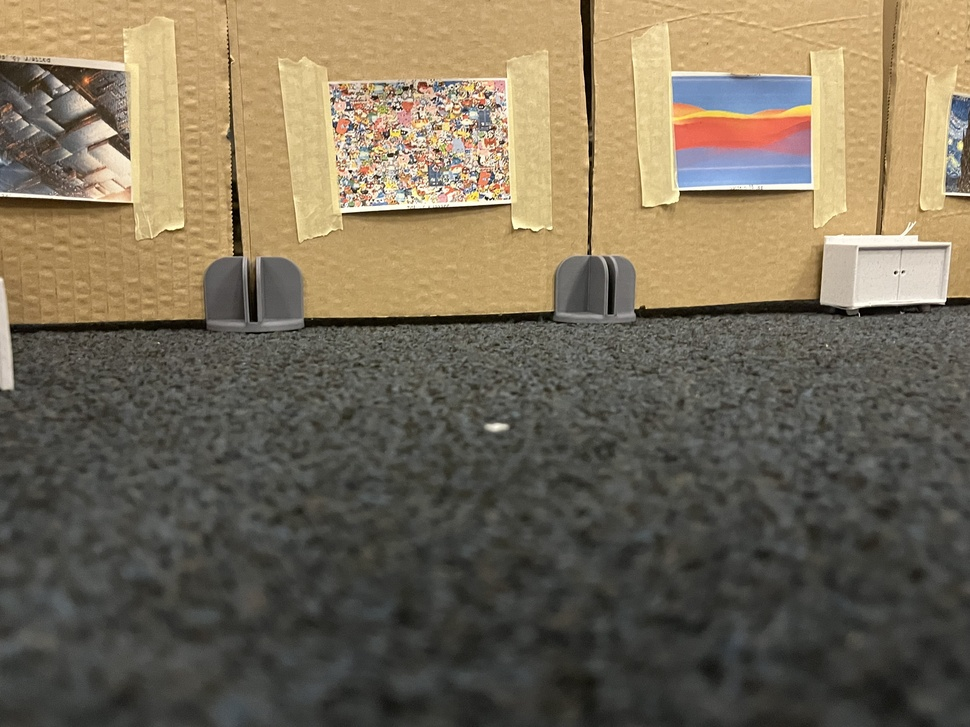
#> input picture DSP_codes/photos/IMG-3649.jpg, 970 x 727 px, shrunk from 4032 x 3024 before the run, found by its file name
$ python corr_match.py
#> lines starting #> are read from the running program, lines starting #| are printed output that depends on the picture; after the words box and inside, x2 and y2 are one past the last pixel; in counts of white or black regions, pixels touching at a corner belong together; long printed decimals are rounded; pictures that were not available may be replaced by others from this repository, and a replacement may not be noted
import cv2
import os
import numpy as np

def boxes_overlap(box1, box2):
    """
    Check if two boxes overlap.

    Parameters:
        box1 (tuple): Top-left and bottom-right coordinates of the first box ((x1, y1), (x2, y2)).
        box2 (tuple): Top-left and bottom-right coordinates of the second box ((x1, y1), (x2, y2)).

    Returns:
        bool: True if the boxes overlap, False otherwise.
    """
    return not (box1[1][0] <= box2[0][0] or  # box1 is to the left of box2
                box1[0][0] >= box2[1][0] or  # box1 is to the right of box2
                box1[1][1] <= box2[0][1] or  # box1 is above box2
                box1[0][1] >= box2[1][1])  # box1 is below box2

def template_match_with_threshold(template, target, threshold_value, w, h, max_boxes):
    """
    Perform template matching and return a list of non-overlapping boxes.

    Parameters:
        template (numpy.ndarray): Template image.
        target (numpy.ndarray): Target image.
        threshold_value (float): Minimum acceptable correlation for matches.
        w (int): Width of the template.
        h (int): Height of the template.
        max_boxes (int): Maximum number of boxes to draw.

    Returns:
        list: List of non-overlapping boxes (top-left and bottom-right coordinates).
    """
    combined_result = template
    boxes = []
    count = 0

    for y in range(combined_result.shape[0]):
        for x in range(combined_result.shape[1]):
            if combined_result[y, x] >= threshold_value:
                top_left = (x, y)
                bottom_right = (x + w, y + h)
                current_box = (top_left, bottom_right)

                if any(boxes_overlap(current_box, box) for box in boxes):
                    continue

                boxes.append(current_box)
                count += 1

                if count >= max_boxes:
                    break
        if count >= max_boxes:
            break

    return boxes

def template_match_multiple_templates(template_paths, target_path, scale_factor=1, threshold_ratio=0.8, max_boxes=10):
    """
    Perform template matching for multiple templates and draw all matching regions.

    Parameters:
        template_paths (list): List of paths to template images.
        target_path (str): Path to the target image.
        scale_factor (float): Scale factor to resize the output images.
        threshold_ratio (float): Ratio to define the threshold (e.g., 0.8 for 80% correlation).
        max_boxes (int): Maximum number of boxes to draw per template.

    Returns:
        numpy.ndarray: Target image with matched regions highlighted.
    """
#> called with target_path = 'DSP_codes/more_code/test/IMG-3649.jpg', scale_factor = 0.2, threshold_ratio = 0.8, max_boxes = 2
    target = cv2.imread(target_path)
#> target is the input picture: shape (727, 970, 3); mean B, G, R 88.5, 108.5, 119.6
    if target is None:
        raise FileNotFoundError("Target image could not be loaded.")

    result_image = target.copy()

    for template_path in template_paths:
        template = cv2.imread(template_path)
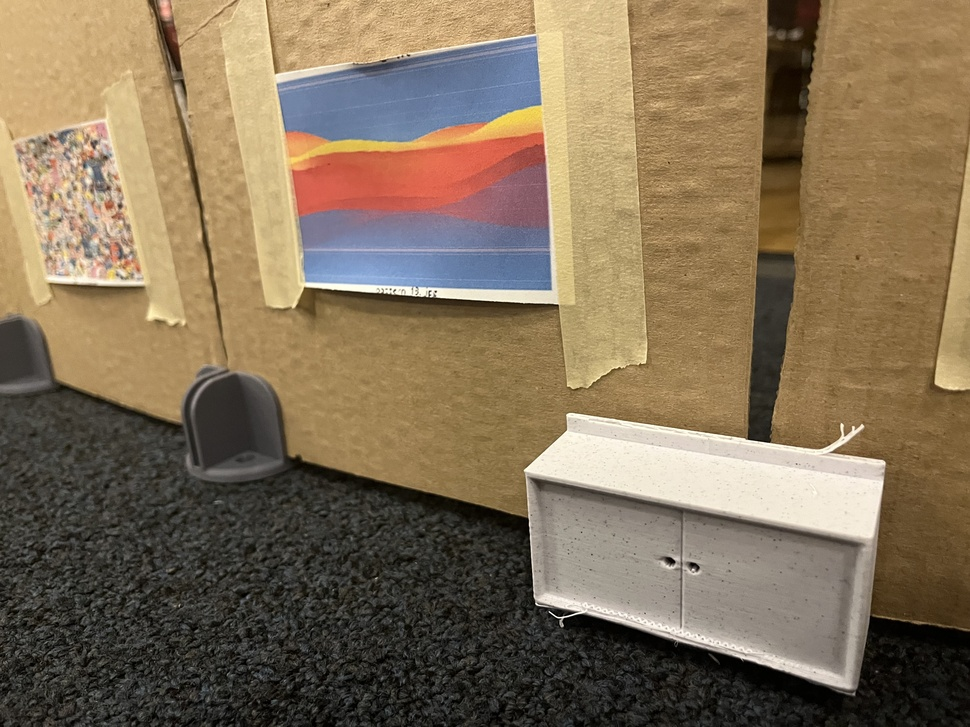
#> input picture DSP_codes/photos/IMG-3644.jpg, 970 x 727 px, shrunk from 4032 x 3024 before the run, given in place of IMG-3641_right_vertical.jpg, which was not available
#> template is the input picture: shape (727, 970, 3); mean B, G, R 88.5, 113.2, 131
        if template is None:
            raise FileNotFoundError(f"Template image {template_path} could not be loaded.")

        # Resize the template to 70% of its original size
        h, w, _ = template.shape
#> h = 727; w = 970
        resized_template = cv2.resize(template, (int(w * 0.7), int(h * 0.7)), interpolation=cv2.INTER_AREA)
        h, w, _ = resized_template.shape
#> h = 508; w = 679

        # Perform template matching using normalized cross-correlation
        result_bgr = []
        for channel in range(3):
            result = cv2.matchTemplate(target[:, :, channel], resized_template[:, :, channel], cv2.TM_CCORR_NORMED)
            result_bgr.append(result)
#> this loop made 3 passes
#> pass 2, in template_match_multiple_templates, `result = cv2.matchTemplate(target[:, :, channel], resized_template[:, ..`:
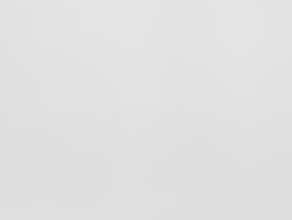
#> result: shape (220, 292) float32; min 0.869, max 0.905, mean 0.884
#> after the loop, result_bgr = 3 items

        combined_result = sum(result_bgr) / len(result_bgr)
        min_val, max_val, min_loc, max_loc = cv2.minMaxLoc(combined_result)
#> min_val = 0.857; max_val = 0.893; min_loc = (288, 183); max_loc = (85, 0)
        print(f"Maximum Correlation Value for {template_path}: {max_val}")
#| Maximum Correlation Value for DSP_codes/more_code/test/IMG-3641_right_vertical.jpg: 0.8927

        threshold_value = max_val * threshold_ratio
#> threshold_value = 0.714
        print(f"Threshold Value for {template_path}: {threshold_value}")
#| Threshold Value for DSP_codes/more_code/test/IMG-3641_right_vertical.jpg: 0.7142

        boxes = template_match_with_threshold(combined_result, target, threshold_value, w, h, max_boxes)
#> boxes = [((0, 0), (679, 508))]

        for top_left, bottom_right in boxes:
            cv2.rectangle(result_image, top_left, bottom_right, (0, 0, 255), 2)
#> this loop made 1 pass
#> (top_left, bottom_right) on pass 1: ((0, 0), (679, 508))
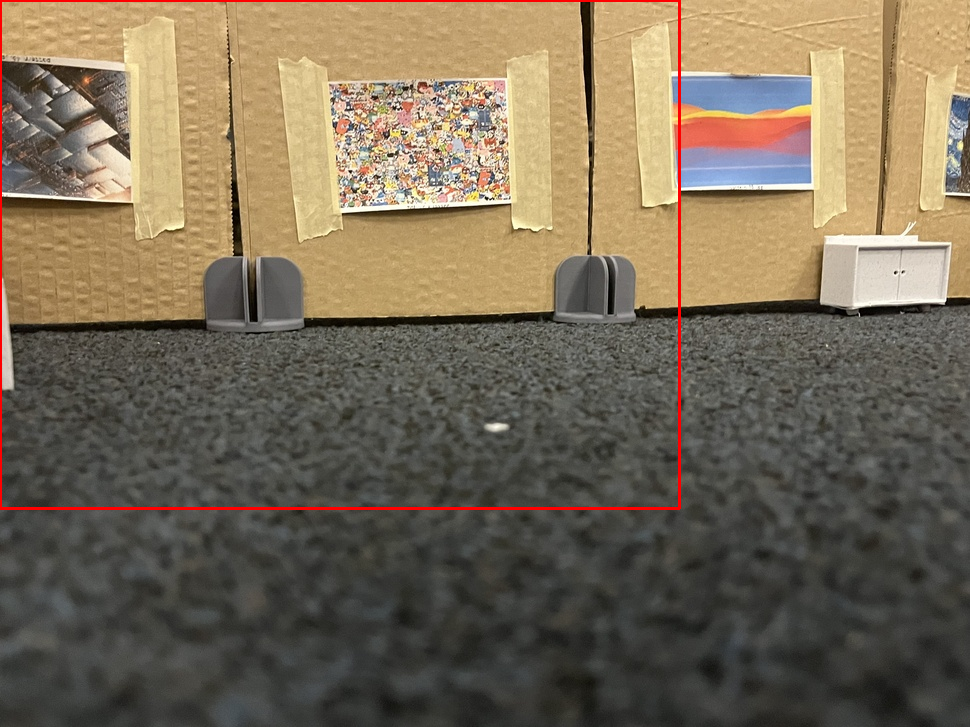
#> result_image: shape (727, 970, 3); 0.84% of pixels changed, all inside (x1, y1, x2, y2) = (0, 0, 681, 510)

        top_left = max_loc
#> top_left = (85, 0)
        bottom_right = (top_left[0] + w, top_left[1] + h)
#> bottom_right = (764, 508)
        cv2.rectangle(result_image, top_left, bottom_right, (0, 255, 0), 2)
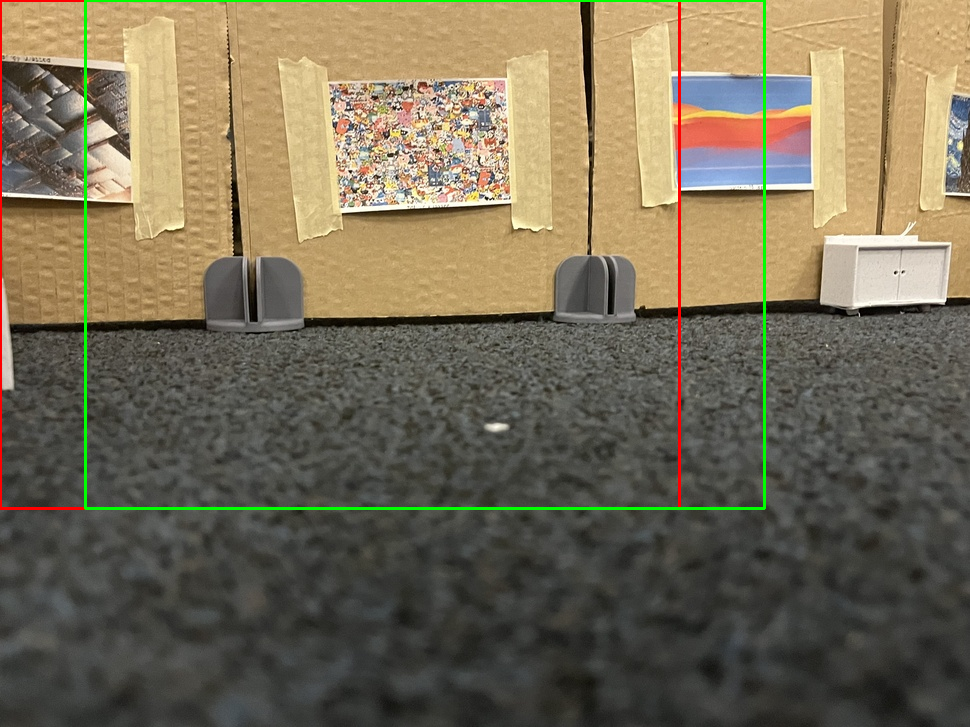
#> result_image: shape (727, 970, 3); 0.91% of pixels changed, all inside (x1, y1, x2, y2) = (84, 0, 766, 510)
#> pass 2 of the loop in template_match_multiple_templates, `for template_path in template_paths:`:
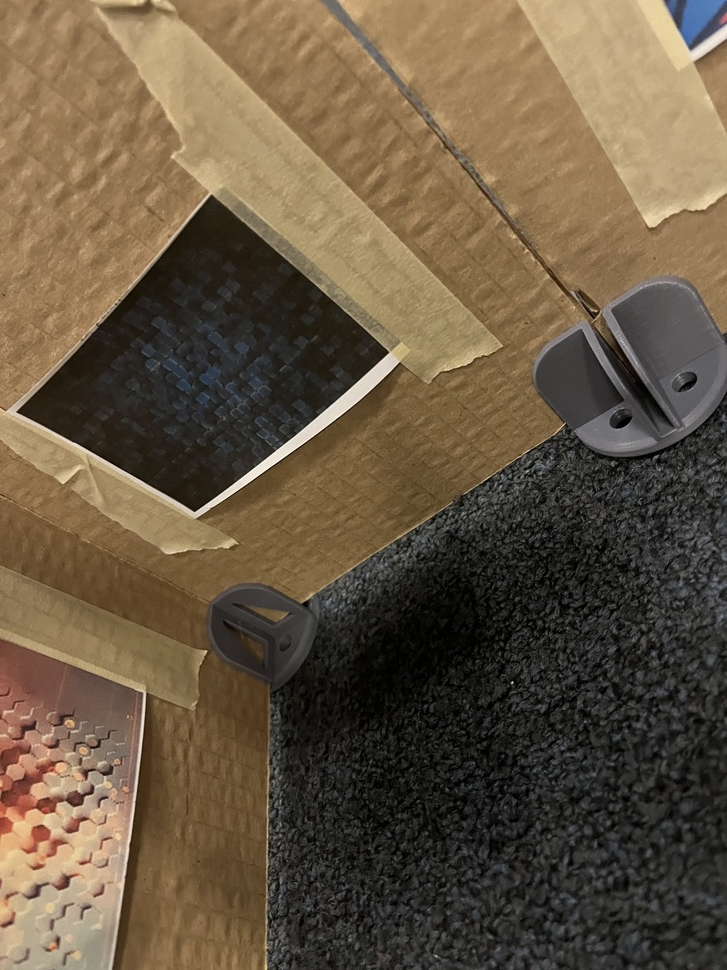
#> input picture DSP_codes/photos/IMG-3645.jpg, 727 x 970 px, shrunk from 3024 x 4032 before the run, given in place of IMG-3641_left_vertical.jpg, which was not available
#> in template_match_multiple_templates, template is the input picture: shape (970, 727, 3); mean B, G, R 66.6, 87.1, 102.6
#> resized_template: shape (679, 508, 3)
#> combined_result: shape (49, 463) float32
#> min_val = 0.865; max_val = 0.888; min_loc = (462, 4); max_loc = (73, 48)
#| Maximum Correlation Value for DSP_codes/more_code/test/IMG-3641_left_vertical.jpg: 0.8884
#> threshold_value = 0.711
#| Threshold Value for DSP_codes/more_code/test/IMG-3641_left_vertical.jpg: 0.7108
#> in template_match_multiple_templates, `boxes = template_match_with_threshold(combined_result, target, thresho..`: boxes = [((0, 0), (508, 679))]
#> the loop in template_match_multiple_templates, `for top_left, bottom_right in boxes:` made 1 pass
#> (top_left, bottom_right) on pass 1: ((0, 0), (508, 679))
#> after the loop in template_match_multiple_templates, `for top_left, bottom_right in boxes:`:
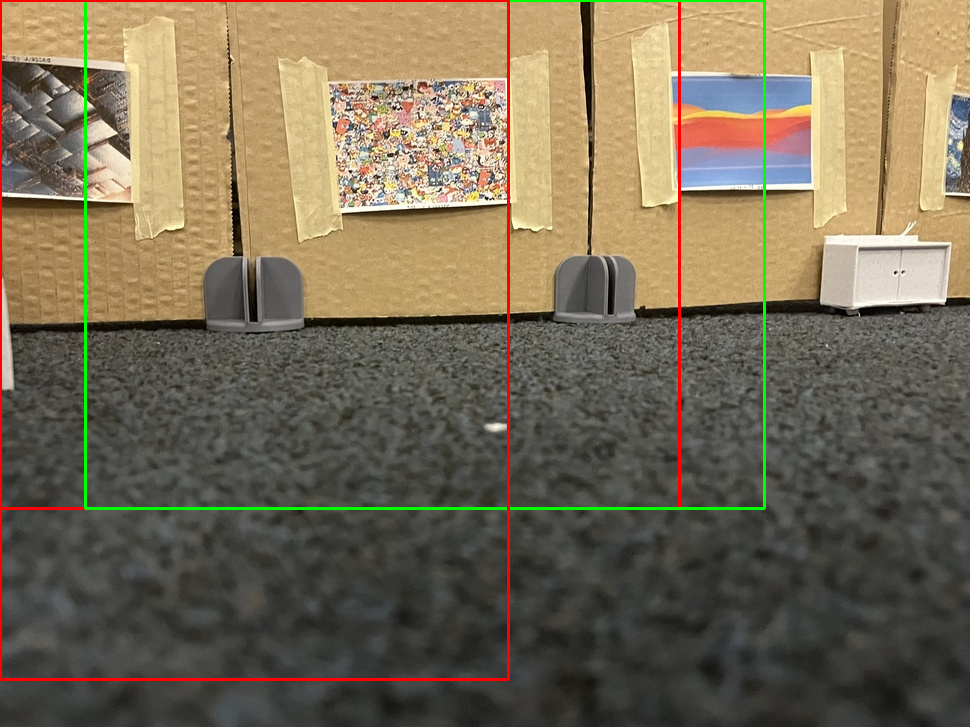
#> result_image: shape (727, 970, 3); 0.67% of pixels changed, all inside (x1, y1, x2, y2) = (0, 0, 510, 681)
#> in template_match_multiple_templates, `top_left = max_loc`: top_left = (73, 48)
#> in template_match_multiple_templates, `bottom_right = (top_left[0] + w, top_left[1] + h)`: bottom_right = (581, 727)
#> in template_match_multiple_templates, `cv2.rectangle(result_image, top_left, bottom_right, (0, 255, 0), 2)`:
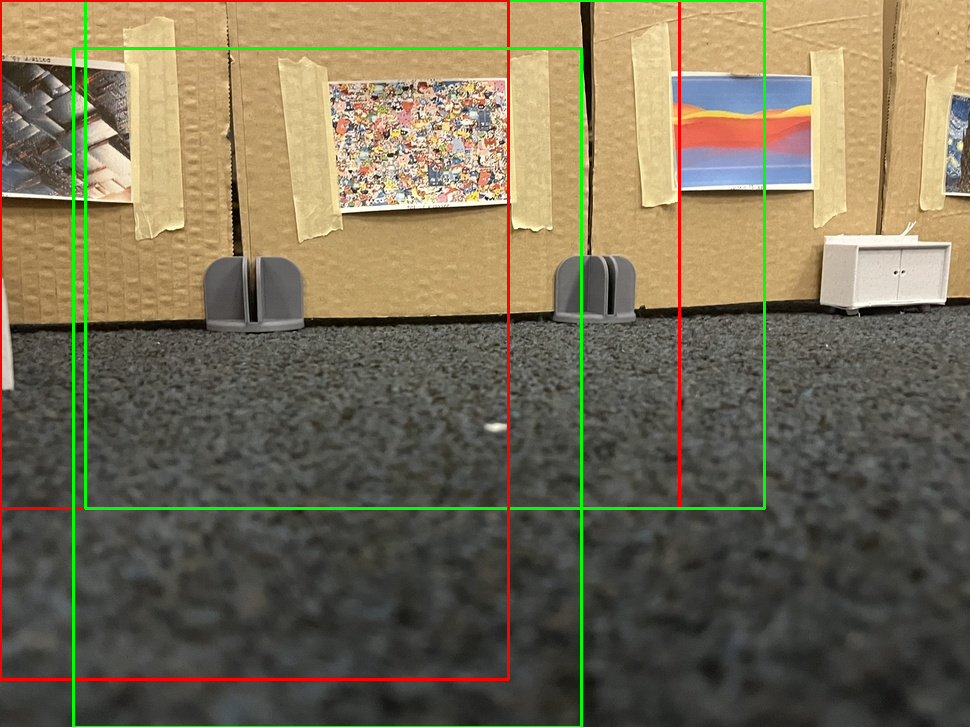
#> result_image: shape (727, 970, 3); 0.86% of pixels changed, all inside (x1, y1, x2, y2) = (72, 47, 583, 727)

    resized_result = cv2.resize(result_image, None, fx=scale_factor, fy=scale_factor, interpolation=cv2.INTER_AREA)
    return resized_result

# Paths to images
current_path = os.getcwd()
template_paths = [
    os.path.join(current_path, 'test', 'IMG-3641_right_vertical.jpg'),
    os.path.join(current_path, 'test', 'IMG-3641_left_vertical.jpg'),
os.path.join(current_path, 'test', 'IMG-3651_top.jpg'),
os.path.join(current_path, 'test', 'IMG-3652_bottom.jpg')

]
target_path = os.path.join(current_path, 'test', 'IMG-3649.jpg')

# Perform template matching with resized templates
#> (the run stopped early here; a loop or call above may not have finished)
